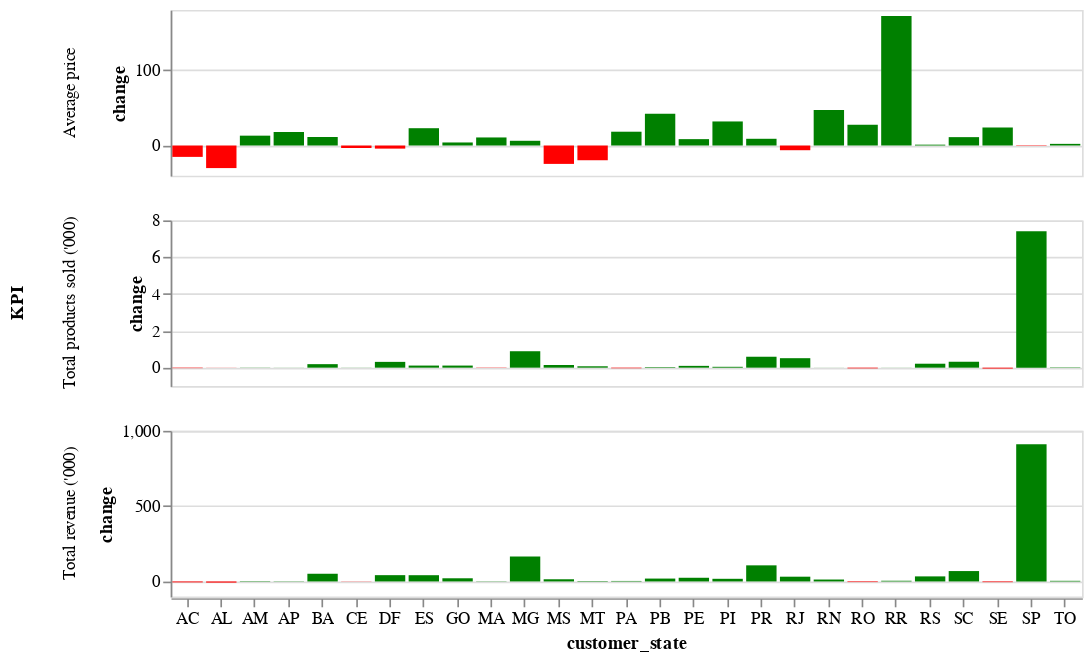

The code cell stored with this chart in its notebook:
### Markdown cell above
What we see is that performance indeed varies by geography. There are some states where prices have decreased, and we also see that largest % revenue increase is from RR, which I assume represents [Roraima](https://en.wikipedia.org/wiki/Roraima) - the least populous state in Brazil thats situated in the Amazon rainforest and accounts for just 0.2% of Brazil's GDP. That's not an expected place for growth - and indeed, if we were to display absolute changes instead, we would see that the % changes were deceiving. 

From an absolute perspective, the dominant state is SP (Sao Paolo). But it's hard to assess what exactly is happening with prices - the 1.6x increase in Roraima is throwing comparisons off.

### Code cell
alt.Chart(totals_by_state).mark_bar().encode(
    alt.X("customer_state", axis=alt.Axis(labelAngle=0)),
    y="change",
    row="KPI",
    tooltip=alt.Tooltip("change"),
    color=alt.condition(
        alt.datum["change"] < 0, alt.ColorValue("red"), alt.ColorValue("green")
    ),
).properties(width=550, height=100).resolve_scale(y="independent")

### Figure 1 — Vega-Lite specification as saved in the notebook (floating-point values rounded to 4 significant figures)
{"config": {"view": {"continuousWidth": 300, "continuousHeight": 300}}, "data": {"name": "data-1ba2aa46e2cc5427ff129d1e109c1f14"}, "mark": {"type": "bar"}, "encoding": {"color": {"condition": {"test": "(datum['change'] < 0)", "value": "red"}, "value": "green"}, "row": {"field": "KPI", "type": "nominal"}, "tooltip": {"field": "change", "type": "quantitative"}, "x": {"axis": {"labelAngle": 0}, "field": "customer_state", "type": "nominal"}, "y": {"field": "change", "type": "quantitative"}}, "height": 100, "resolve": {"scale": {"y": "independent"}}, "width": 550, "$schema": "https://vega.github.io/schema/vega-lite/v5.14.1.json", "datasets": {"data-1ba2aa46e2cc5427ff129d1e109c1f14": [{"customer_state": "SP", "KPI": "Total revenue ('000)", "2017": 2387.0, "2018": 3297.0, "change": 910.1, "% change": 38.13}, {"customer_state": "PR", "KPI": "Total revenue ('000)", "2017": 331.3, "2018": 438.3, "change": 107.0, "% change": 32.29}, {"customer_state": "DF", "KPI": "Total revenue ('000)", "2017": 150.0, "2018": 191.8, "change": 41.84, "% change": 27.89}, {"customer_state": "PE", "KPI": "Total revenue ('000)", "2017": 139.0, "2018": 163.5, "change": 24.52, "% change": 17.64}, {"customer_state": "SC", "KPI": "Total revenue ('000)", "2017": 257.8, "2018": 326.8, "change": 69.02, "% change": 26.77}, {"customer_state": "BA", "KPI": "Total revenue ('000)", "2017": 266.1, "2018": 317.2, "change": 51.14, "% change": 19.22}, {"customer_state": "MS", "KPI": "Total revenue ('000)", "2017": 59.54, "2018": 74.05, "change": 14.51, "% change": 24.38}, {"customer_state": "ES", "KPI": "Total revenue ('000)", "2017": 136.6, "2018": 178.1, "change": 41.54, "% change": 30.4}, {"customer_state": "RO", "KPI": "Total revenue ('000)", "2017": 30.16, "2018": 25.99, "change": -4.172, "% change": -13.83}, {"customer_state": "RN", "KPI": "Total revenue ('000)", "2017": 43.15, "2018": 55.92, "change": 12.77, "% change": 29.6}, {"customer_state": "RR", "KPI": "Total revenue ('000)", "2017": 2.007, "2018": 6.662, "change": 4.656, "% change": 232.0}, {"customer_state": "RS", "KPI": "Total revenue ('000)", "2017": 406.9, "2018": 440.5, "change": 33.65, "% change": 8.27}, {"customer_state": "MA", "KPI": "Total revenue ('000)", "2017": 71.76, "2018": 73.34, "change": 1.586, "% change": 2.21}, {"customer_state": "PI", "KPI": "Total revenue ('000)", "2017": 43.22, "2018": 60.88, "change": 17.66, "% change": 40.86}, {"customer_state": "PB", "KPI": "Total revenue ('000)", "2017": 57.77, "2018": 76.92, "change": 19.15, "% change": 33.14}, {"customer_state": "MT", "KPI": "Total revenue ('000)", "2017": 88.32, "2018": 91.55, "change": 3.237, "% change": 3.665}, {"customer_state": "AP", "KPI": "Total revenue ('000)", "2017": 7.211, "2018": 8.931, "change": 1.721, "% change": 23.86}, {"customer_state": "MG", "KPI": "Total revenue ('000)", "2017": 812.9, "2018": 978.6, "change": 165.7, "% change": 20.38}, {"customer_state": "CE", "KPI": "Total revenue ('000)", "2017": 131.2, "2018": 129.9, "change": -1.225, "% change": -0.9342}, {"customer_state": "GO", "KPI": "Total revenue ('000)", "2017": 151.3, "2018": 172.4, "change": 21.11, "% change": 13.95}, {"customer_state": "RJ", "KPI": "Total revenue ('000)", "2017": 993.9, "2018": 1026.0, "change": 31.66, "% change": 3.185}, {"customer_state": "AL", "KPI": "Total revenue ('000)", "2017": 50.53, "2018": 42.88, "change": -7.65, "% change": -15.14}, {"customer_state": "PA", "KPI": "Total revenue ('000)", "2017": 98.51, "2018": 101.9, "change": 3.386, "% change": 3.437}, {"customer_state": "AM", "KPI": "Total revenue ('000)", "2017": 12.2, "2018": 14.75, "change": 2.556, "% change": 20.96}, {"customer_state": "TO", "KPI": "Total revenue ('000)", "2017": 27.63, "2018": 31.85, "change": 4.222, "% change": 15.28}, {"customer_state": "SE", "KPI": "Total revenue ('000)", "2017": 37.21, "2018": 32.51, "change": -4.694, "% change": -12.62}, {"customer_state": "AC", "KPI": "Total revenue ('000)", "2017": 12.76, "2018": 6.683, "change": -6.082, "% change": -47.64}, {"customer_state": "SP", "KPI": "Total products sold ('000)", "2017": 19.14, "2018": 26.56, "change": 7.414, "% change": 38.73}, {"customer_state": "PR", "KPI": "Total products sold ('000)", "2017": 2.474, "2018": 3.068, "change": 0.594, "% change": 24.01}, {"customer_state": "DF", "KPI": "Total products sold ('000)", "2017": 1.0, "2018": 1.315, "change": 0.315, "% change": 31.5}, {"customer_state": "PE", "KPI": "Total products sold ('000)", "2017": 0.809, "2018": 0.907, "change": 0.098, "% change": 12.11}, {"customer_state": "SC", "KPI": "Total products sold ('000)", "2017": 1.851, "2018": 2.173, "change": 0.322, "% change": 17.4}, {"customer_state": "BA", "KPI": "Total products sold ('000)", "2017": 1.715, "2018": 1.906, "change": 0.191, "% change": 11.14}, {"customer_state": "MS", "KPI": "Total products sold ('000)", "2017": 0.329, "2018": 0.473, "change": 0.144, "% change": 43.77}, {"customer_state": "ES", "KPI": "Total products sold ('000)", "2017": 1.045, "2018": 1.159, "change": 0.114, "% change": 10.91}, {"customer_state": "RO", "KPI": "Total products sold ('000)", "2017": 0.152, "2018": 0.115, "change": -0.037, "% change": -24.34}, {"customer_state": "RN", "KPI": "Total products sold ('000)", "2017": 0.253, "2018": 0.257, "change": 0.004, "% change": 1.581}, {"customer_state": "RR", "KPI": "Total products sold ('000)", "2017": 0.019, "2018": 0.024, "change": 0.005, "% change": 26.32}, {"customer_state": "RS", "KPI": "Total products sold ('000)", "2017": 2.903, "2018": 3.118, "change": 0.215, "% change": 7.406}, {"customer_state": "MA", "KPI": "Total products sold ('000)", "2017": 0.398, "2018": 0.384, "change": -0.014, "% change": -3.518}, {"customer_state": "PI", "KPI": "Total products sold ('000)", "2017": 0.234, "2018": 0.281, "change": 0.047, "% change": 20.09}, {"customer_state": "PB", "KPI": "Total products sold ('000)", "2017": 0.273, "2018": 0.303, "change": 0.03, "% change": 10.99}, {"customer_state": "MT", "KPI": "Total products sold ('000)", "2017": 0.474, "2018": 0.549, "change": 0.075, "% change": 15.82}, {"customer_state": "AP", "KPI": "Total products sold ('000)", "2017": 0.038, "2018": 0.043, "change": 0.005, "% change": 13.16}, {"customer_state": "MG", "KPI": "Total products sold ('000)", "2017": 5.901, "2018": 6.794, "change": 0.893, "% change": 15.13}, {"customer_state": "CE", "KPI": "Total products sold ('000)", "2017": 0.699, "2018": 0.705, "change": 0.006, "% change": 0.8584}, {"customer_state": "GO", "KPI": "Total products sold ('000)", "2017": 1.052, "2018": 1.166, "change": 0.114, "% change": 10.84}, {"customer_state": "RJ", "KPI": "Total products sold ('000)", "2017": 6.684, "2018": 7.199, "change": 0.515, "% change": 7.705}, {"customer_state": "AL", "KPI": "Total products sold ('000)", "2017": 0.214, "2018": 0.208, "change": -0.006, "% change": -2.804}, {"customer_state": "PA", "KPI": "Total products sold ('000)", "2017": 0.53, "2018": 0.499, "change": -0.031, "% change": -5.849}, {"customer_state": "AM", "KPI": "Total products sold ('000)", "2017": 0.076, "2018": 0.085, "change": 0.009, "% change": 11.84}, {"customer_state": "TO", "KPI": "Total products sold ('000)", "2017": 0.143, "2018": 0.163, "change": 0.02, "% change": 13.99}, {"customer_state": "SE", "KPI": "Total products sold ('000)", "2017": 0.209, "2018": 0.161, "change": -0.048, "% change": -22.97}, {"customer_state": "AC", "KPI": "Total products sold ('000)", "2017": 0.057, "2018": 0.032, "change": -0.025, "% change": -43.86}, {"customer_state": "SP", "KPI": "Average price", "2017": 124.7, "2018": 124.1, "change": -0.5347, "% change": -0.4289}, {"customer_state": "PR", "KPI": "Average price", "2017": 133.9, "2018": 142.9, "change": 8.938, "% change": 6.674}, {"customer_state": "DF", "KPI": "Average price", "2017": 150.0, "2018": 145.9, "change": -4.113, "% change": -2.742}, {"customer_state": "PE", "KPI": "Average price", "2017": 171.8, "2018": 180.3, "change": 8.471, "% change": 4.931}, {"customer_state": "SC", "KPI": "Average price", "2017": 139.3, "2018": 150.4, "change": 11.12, "% change": 7.987}, {"customer_state": "BA", "KPI": "Average price", "2017": 155.1, "2018": 166.4, "change": 11.28, "% change": 7.273}, {"customer_state": "MS", "KPI": "Average price", "2017": 181.0, "2018": 156.6, "change": -24.41, "% change": -13.49}, {"customer_state": "ES", "KPI": "Average price", "2017": 130.7, "2018": 153.7, "change": 22.98, "% change": 17.58}, {"customer_state": "RO", "KPI": "Average price", "2017": 198.4, "2018": 226.0, "change": 27.57, "% change": 13.89}, {"customer_state": "RN", "KPI": "Average price", "2017": 170.6, "2018": 217.6, "change": 47.04, "% change": 27.58}, {"customer_state": "RR", "KPI": "Average price", "2017": 105.6, "2018": 277.6, "change": 172.0, "% change": 162.8}, {"customer_state": "RS", "KPI": "Average price", "2017": 140.2, "2018": 141.3, "change": 1.127, "% change": 0.8039}, {"customer_state": "MA", "KPI": "Average price", "2017": 180.3, "2018": 191.0, "change": 10.7, "% change": 5.937}, {"customer_state": "PI", "KPI": "Average price", "2017": 184.7, "2018": 216.6, "change": 31.95, "% change": 17.3}, {"customer_state": "PB", "KPI": "Average price", "2017": 211.6, "2018": 253.9, "change": 42.23, "% change": 19.96}, {"customer_state": "MT", "KPI": "Average price", "2017": 186.3, "2018": 166.8, "change": -19.56, "% change": -10.5}, {"customer_state": "AP", "KPI": "Average price", "2017": 189.8, "2018": 207.7, "change": 17.95, "% change": 9.461}, {"customer_state": "MG", "KPI": "Average price", "2017": 137.8, "2018": 144.0, "change": 6.276, "% change": 4.556}, {"customer_state": "CE", "KPI": "Average price", "2017": 187.6, "2018": 184.3, "change": -3.335, "% change": -1.777}, {"customer_state": "GO", "KPI": "Average price", "2017": 143.8, "2018": 147.8, "change": 4.044, "% change": 2.812}, {"customer_state": "RJ", "KPI": "Average price", "2017": 148.7, "2018": 142.5, "change": -6.24, "% change": -4.196}, {"customer_state": "AL", "KPI": "Average price", "2017": 236.1, "2018": 206.1, "change": -29.97, "% change": -12.69}, {"customer_state": "PA", "KPI": "Average price", "2017": 185.9, "2018": 204.2, "change": 18.33, "% change": 9.863}, {"customer_state": "AM", "KPI": "Average price", "2017": 160.5, "2018": 173.5, "change": 13.08, "% change": 8.154}, {"customer_state": "TO", "KPI": "Average price", "2017": 193.2, "2018": 195.4, "change": 2.192, "% change": 1.134}, {"customer_state": "SE", "KPI": "Average price", "2017": 178.0, "2018": 201.9, "change": 23.92, "% change": 13.44}, {"customer_state": "AC", "KPI": "Average price", "2017": 223.9, "2018": 208.8, "change": -15.1, "% change": -6.742}]}}
